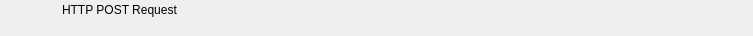
<?xml version="1.0" encoding="UTF-8"?>
<ui version="4.0">
 <class>RundownHttpPostWidget</class>
 <widget class="QWidget" name="RundownHttpPostWidget">
  <property name="geometry">
   <rect>
    <x>0</x>
    <y>0</y>
    <width>753</width>
    <height>36</height>
   </rect>
  </property>
  <layout class="QHBoxLayout" name="horizontalLayout">
   <property name="spacing">
    <number>0</number>
   </property>
   <property name="margin">
    <number>0</number>
   </property>
   <item>
    <widget class="QFrame" name="frameItem">
     <property name="sizePolicy">
      <sizepolicy hsizetype="Preferred" vsizetype="Fixed">
       <horstretch>0</horstretch>
       <verstretch>0</verstretch>
      </sizepolicy>
     </property>
     <property name="minimumSize">
      <size>
       <width>0</width>
       <height>36</height>
      </size>
     </property>
     <widget class="QLabel" name="labelIcon">
      <property name="geometry">
       <rect>
        <x>22</x>
        <y>2</y>
        <width>32</width>
        <height>32</height>
       </rect>
      </property>
      <property name="text">
       <string/>
      </property>
      <property name="pixmap">
       <pixmap resource="../Widgets.qrc">:/Graphics/Images/HttpPost.png</pixmap>
      </property>
      <property name="scaledContents">
       <bool>true</bool>
      </property>
     </widget>
     <widget class="QLabel" name="labelLabel">
      <property name="geometry">
       <rect>
        <x>62</x>
        <y>2</y>
        <width>5000</width>
        <height>16</height>
       </rect>
      </property>
      <property name="text">
       <string>HTTP POST Request</string>
      </property>
     </widget>
     <widget class="QLabel" name="labelColor">
      <property name="geometry">
       <rect>
        <x>0</x>
        <y>0</y>
        <width>18</width>
        <height>36</height>
       </rect>
      </property>
      <property name="text">
       <string/>
      </property>
     </widget>
     <widget class="QLabel" name="labelGroupColor">
      <property name="geometry">
       <rect>
        <x>0</x>
        <y>0</y>
        <width>6</width>
        <height>36</height>
       </rect>
      </property>
      <property name="text">
       <string/>
      </property>
     </widget>
     <widget class="QLabel" name="labelDelay">
      <property name="geometry">
       <rect>
        <x>185</x>
        <y>19</y>
        <width>55</width>
        <height>16</height>
       </rect>
      </property>
      <property name="text">
       <string></string>
      </property>
     </widget>
     <widget class="QLabel" name="labelRemoteTriggerId">
      <property name="geometry">
       <rect>
        <x>245</x>
        <y>19</y>
        <width>70</width>
        <height>16</height>
       </rect>
      </property>
      <property name="text">
       <string></string>
      </property>
     </widget>
    </widget>
   </item>
   <item>
    <widget class="QFrame" name="frameStatus">
     <property name="minimumSize">
      <size>
       <width>77</width>
       <height>0</height>
      </size>
     </property>
     <property name="maximumSize">
      <size>
       <width>77</width>
       <height>16777215</height>
      </size>
     </property>
     <widget class="QLabel" name="labelGpiConnected">
      <property name="geometry">
       <rect>
        <x>1</x>
        <y>2</y>
        <width>32</width>
        <height>32</height>
       </rect>
      </property>
      <property name="minimumSize">
       <size>
        <width>32</width>
        <height>32</height>
       </size>
      </property>
      <property name="maximumSize">
       <size>
        <width>32</width>
        <height>32</height>
       </size>
      </property>
      <property name="lineWidth">
       <number>0</number>
      </property>
      <property name="text">
       <string/>
      </property>
      <property name="pixmap">
       <pixmap resource="../Widgets.qrc">:/Graphics/Images/GpiConnected.png</pixmap>
      </property>
      <property name="scaledContents">
       <bool>true</bool>
      </property>
     </widget>
     <widget class="QLabel" name="labelDisconnected">
      <property name="geometry">
       <rect>
        <x>32</x>
        <y>2</y>
        <width>32</width>
        <height>32</height>
       </rect>
      </property>
      <property name="minimumSize">
       <size>
        <width>32</width>
        <height>32</height>
       </size>
      </property>
      <property name="maximumSize">
       <size>
        <width>32</width>
        <height>32</height>
       </size>
      </property>
      <property name="text">
       <string/>
      </property>
      <property name="pixmap">
       <pixmap resource="../Widgets.qrc">:/Graphics/Images/Disconnected.png</pixmap>
      </property>
      <property name="scaledContents">
       <bool>true</bool>
      </property>
     </widget>
     <widget class="QLabel" name="labelActiveColor">
      <property name="geometry">
       <rect>
        <x>69</x>
        <y>0</y>
        <width>8</width>
        <height>36</height>
       </rect>
      </property>
      <property name="minimumSize">
       <size>
        <width>8</width>
        <height>36</height>
       </size>
      </property>
      <property name="maximumSize">
       <size>
        <width>8</width>
        <height>36</height>
       </size>
      </property>
      <property name="text">
       <string/>
      </property>
     </widget>
    </widget>
   </item>
  </layout>
 </widget>
 <resources>
  <include location="../Widgets.qrc"/>
 </resources>
 <connections/>
 <slots>
  <slot>addToCombo()</slot>
 </slots>
</ui>
